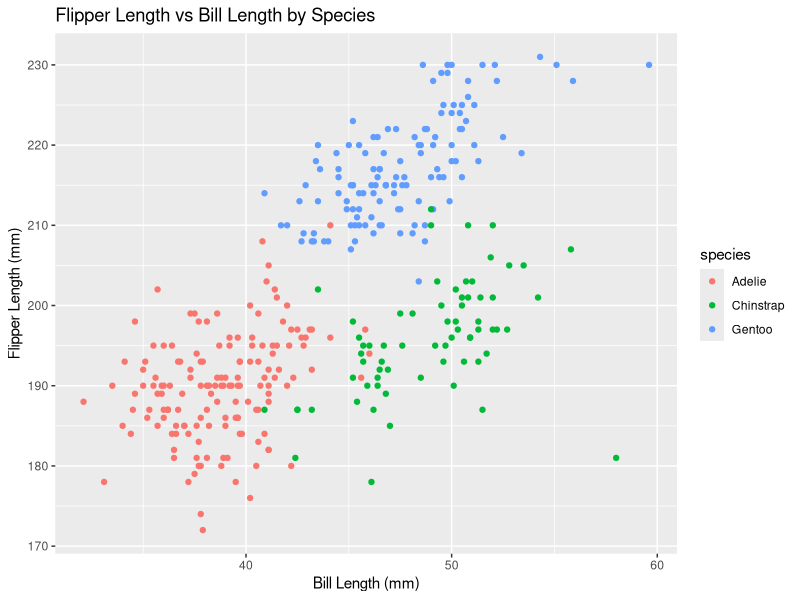
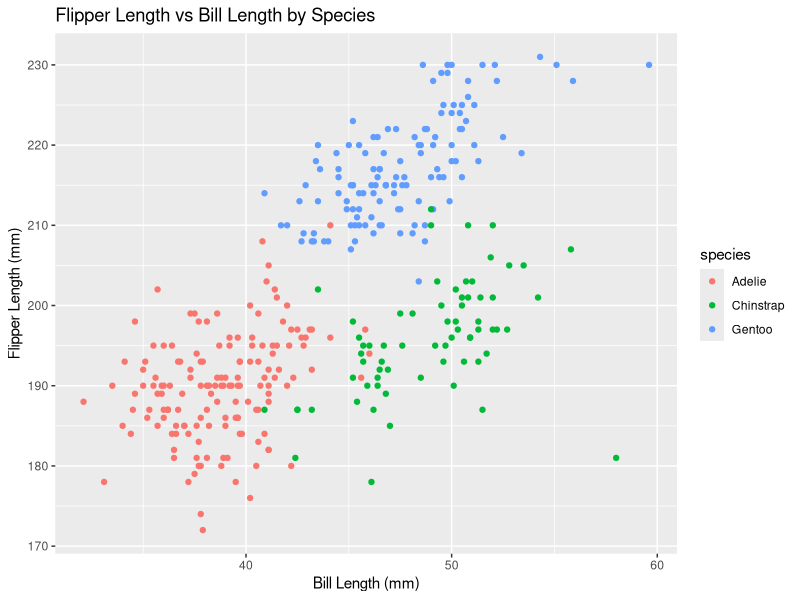

Write the R code that produced these figures, in order.
## ---- chunk 1
knitr::opts_chunk$set(echo = TRUE)
library(palmerpenguins)
library(ggplot2)
library(tidyverse)
## ---- chunk 2
# Load dataset
data("penguins", package = "palmerpenguins")
## ---- chunk 3
# Make the scatterplot
p <- ggplot(data = penguins, aes(x = bill_length_mm, y = flipper_length_mm, color = species)) +
  geom_point() +
  labs(title = "Flipper Length vs Bill Length by Species",
       x = "Bill Length (mm)",
       y = "Flipper Length (mm)")

# Print the plot
print(p)
## ---- chunk 4
ggsave("penguins.png", plot = p)
## ---- chunk 5
set.seed(8105)

# A random sample of size 10 from a standard Normal distribution
numeric_var <- rnorm(10)

# A logical vector indicating whether elements of the sample are greater than 0
logical_var <- numeric_var > 0

# A character vector of length 10
character_var <- sample(letters, 10)

# A factor vector of length 10, with 3 different factor “levels”
factor_levels <- c("Level1", "Level2", "Level3")
factor_var <- factor(sample(factor_levels, 10, replace = TRUE))

# Create the data frame
df <- data.frame(numeric_var, logical_var, character_var, factor_var)
## ---- chunk 6
# Take mean
mean_numeric <- mean(pull(df, numeric_var))
mean_logical <- mean(pull(df, logical_var))
mean_character <- try(mean(pull(df, character_var)), silent = TRUE)
mean_factor <- try(mean(pull(df, factor_var)), silent = TRUE)

# Print result
mean_numeric
mean_logical
mean_character
mean_factor
## ---- chunk 7
# Convert variables to numeric
numeric_logical <- as.numeric(df$logical_var)
numeric_character <- as.numeric(df$character_var)
numeric_factor <- as.numeric(df$factor_var)

# Print results
numeric_logical
numeric_character
numeric_factor
